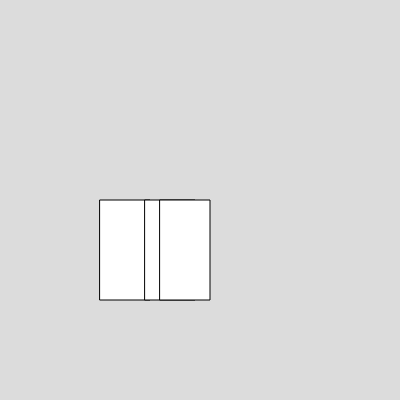
Frame 1 (no input)
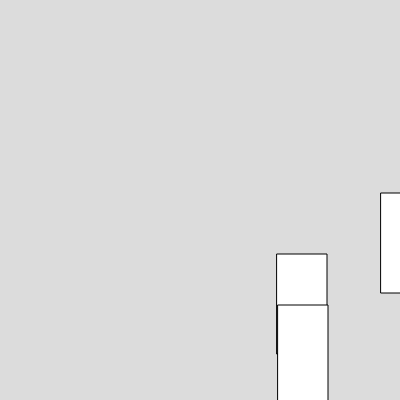
Frame 60 (no input)
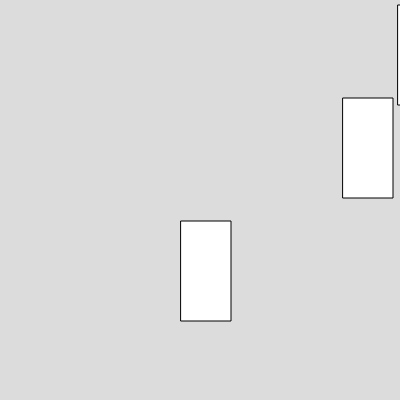
Frame 120 (the mouse pressed at the canvas centre since frame 60)

The p5.js sketch that drew these frames (run headless with seeded random() and noise() and a simulated clock; from frame 60 on, the mouse is pressed at the canvas centre):

// p5.js sketch
// ── sketch.js
var box1
var box2, box3
function setup() 
{
  createCanvas(400, 400);
  box1 = new Box(100, 200, 50, 100, 3, 6)
  box2 = new Box(145, 200, 50, 100, 4, 7)
  box3 = new Box(160, 200, 50, 100, 2, 5)
}

function draw() 
{
  background(220);
  box1.show();
  box1.move();
  box1.bounce();
  box2.show();
  box2.move();
  box2.bounce();
  box3.show();
  box3.move();
  box3.bounce();
}


// ── box.js
class Box
  {
    constructor(x, y, w, h, vx, vy)
    {
    this.x = x
    this.y = y ;
    this.w = w
    this.h = h
    this.vx = vx
    this.vy = vy
    }
    show(){
      rect (this.x, this.y, this.w, this.h)
    
    }
    move (){
      this.x = this.x + this.vx;
      this.y = this.y + this.vy;
    }
    bounce(){
      if(this.x>=width||this.x<=0){
        this.vx=-this.vx;
      
      }
      if(this.y>=height||this.y<=0){
        this.vy=-this.vy;
      }
    }
  }

  
